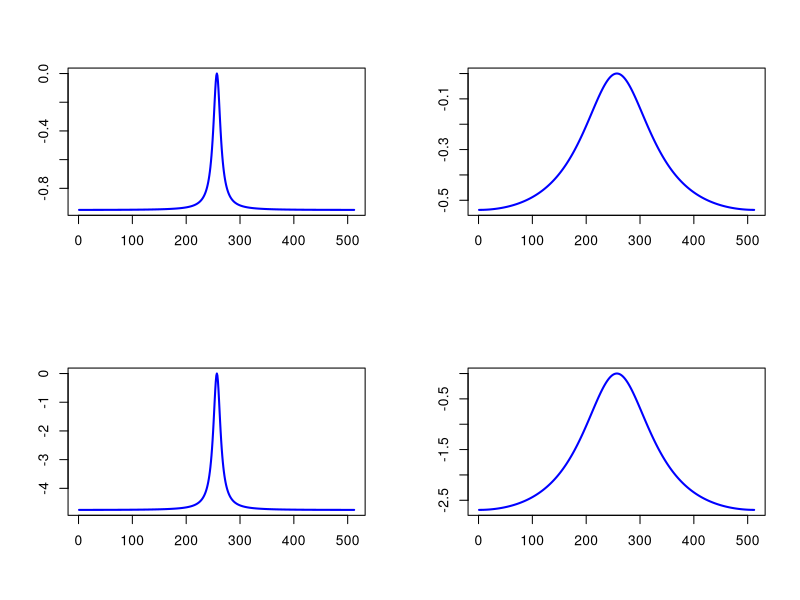
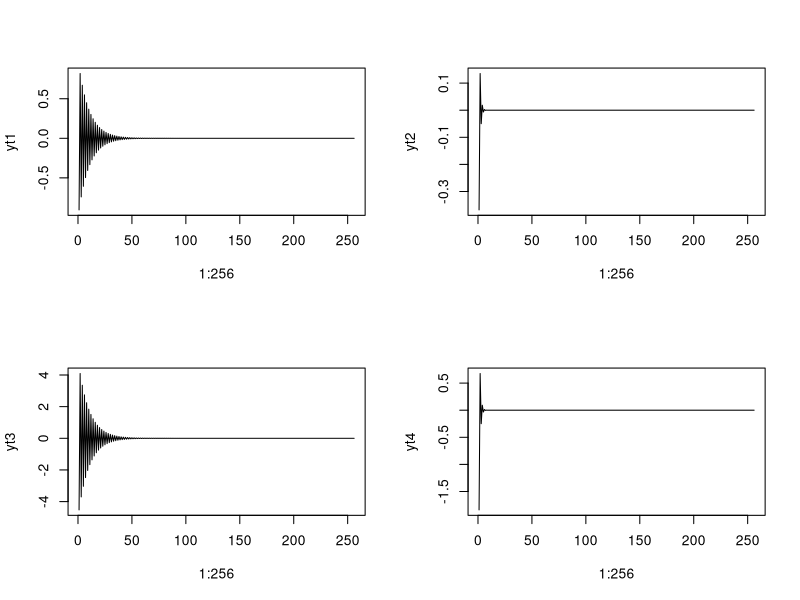
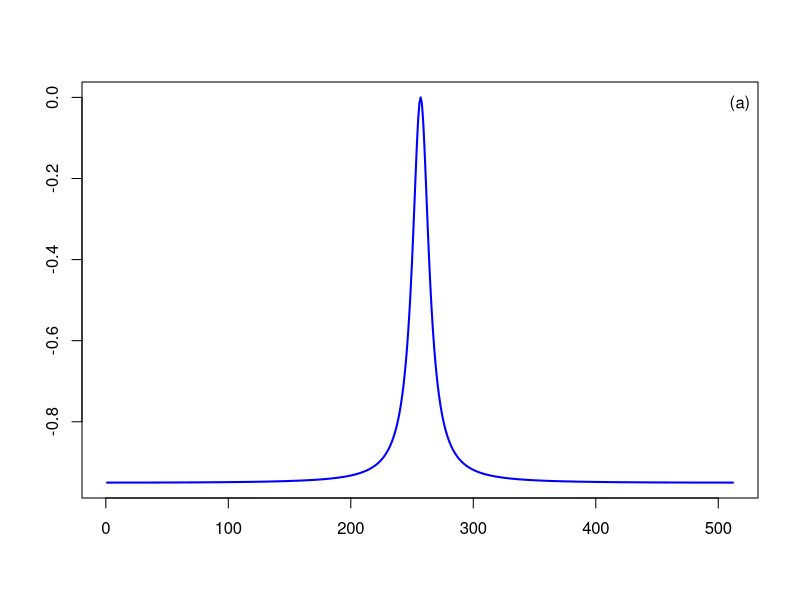

Generate these figures, in order, with R: (Note: this script raises an error after producing the figures.)
# fourier transform figures
t = seq(1,256,1)
x = seq(1,512,1)
yt1 = 1*exp(-0.1*t)*cos(pi*t)
yt2 = 1*exp(-1*t)*cos(pi*t)
yt3 = 5*exp(-0.1*t)*cos(pi*t)
yt4 = 5*exp(-1*t)*cos(pi*t)
ynew1 = c(yt1,rev(yt1))
ynew2 = c(yt2,rev(yt2))
ynew3 = c(yt3,rev(yt3))
ynew4 = c(yt4,rev(yt4))
y.ft1 = fft(ynew1)
y.ft2 = fft(ynew2)
y.ft3 = fft(ynew3)
y.ft4 = fft(ynew4)
old.par = par(mfrow = c(2,2))
plot(x,Re(y.ft1), type = "l", col = "blue",lwd = 2, xlab = "", ylab = "")
plot(x,Re(y.ft2), type = "l", col = "blue",lwd = 2, xlab = "", ylab = "")
plot(x,Re(y.ft3), type = "l", col = "blue",lwd = 2, xlab = "", ylab = "")
plot(x,Re(y.ft4), type = "l", col = "blue",lwd = 2, xlab = "", ylab = "")
par(old.par)

old.par = par(mfrow = c(2,2))
plot(x = 1:256, y = yt1, type = "l")
plot(x = 1:256, y = yt2, type = "l")
plot(x = 1:256, y = yt3, type = "l")
plot(x = 1:256, y = yt4, type = "l")
par(old.par)

plot(x,Re(y.ft1), type = "l", col = "blue",lwd = 2, xlab = "", ylab = "")
legend(x = "topright", legend = "(a)", bty = "n")

plot(x[1:64],ynew[1:64],type = "l", col = "blue", lwd = 2, xlab = "", ylab = "", xaxt = "n", yaxt = "n")

legend(x = "topright", legend = "(b)", bty = "n")

curve(dnorm(x,mean = 250, sd = 20),from = 0, to = 512)

# test code for use in shiny app
x = seq(1,512,1)
position = 50
width = 1
amplitude = 2
y = amplitude * dnorm(x, position, width)
# y = curve(dnorm(x, mean = position, sd = width),from = 1, to = 512, n = 512)
yfft = fft(y)
# yfft = fft(2*y$y)
old.par = par(mfrow = c(2,1))
plot(x = x[1:256], y = y[1:256], type = "l", lwd = 2, col = "blue")
plot(x = x[1:256], y = Re(yfft[1:256]), type = "l", lwd = 2, col = "blue")
# plot(x = x[1:256], y = y$y[1:256], type = "l", lwd = 2, col = "blue")
# plot(x = x[1:256], y = Re(yfft[1:256]), type = "l", lwd = 2, col = "blue")
par(old.par)


#square wave

x_s = seq(1,512,1)
amplitude_s = 10
position_s = 70
width_s = 10
y_s = amplitude_s * dunif(x_s, min = position_s - 0.5 * width_s,
                         max = position_s + 0.5 * width_s)
plot(x = x_s, y = y_s, type ="l")
yfft_s = fft(y_s)
old.par = par(mfrow = c(2,1))
plot(x = x_s[1:256], y = y_s[1:256], type = "l", lwd = 2, col = "blue")
plot(x = x_s[1:256], y = Re(yfft_s[1:256]), type = "l", lwd = 2, col = "blue")
par(old.par)


#voigt
x = seq(1,512,1)
wg = 2
pg = 50
ag = 1
wl = 2
pl = 50
al = 1
yg = ag * dnorm(x,pg,wg)
yl = al * (wl^2)/(wl^2 + (x - pl)^2)
plot(x = x, y = yg, type = "l")
lines(x = x, y = yl)
yv = stats::convolve(x = yg, y = rev(yl), type = "open")
plot(x = x, y = yv[51:562], type = "l")
lines(x = x, y = yg, lty = 2)
lines(x = x, y  = yl, lty = 3)
